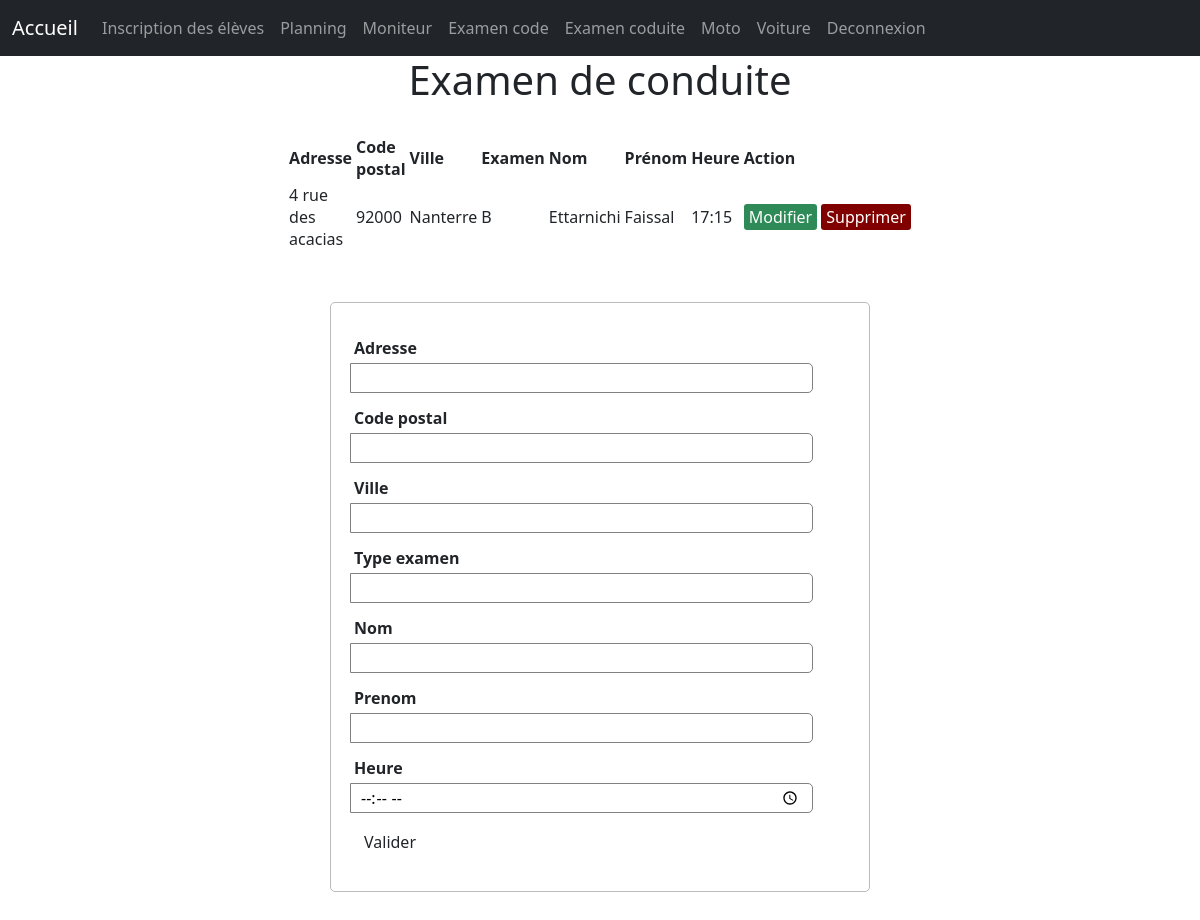
Page /conduite/conduite1.php (signed in) on the committed database.
### tables this page shows
CREATE TABLE IF NOT EXISTS `conduite` (
  `id` int(11) NOT NULL AUTO_INCREMENT,
  `adresse_con` varchar(50) NOT NULL,
  `code_postal_con` varchar(50) NOT NULL,
  `ville_con` varchar(50) NOT NULL,
  `type_examen_con` varchar(50) NOT NULL,
  `nom_candidat_con` varchar(50) NOT NULL,
  `prenom_candidat_con` varchar(50) NOT NULL,
  `heure_con` varchar(20) NOT NULL,
  PRIMARY KEY (`id`)
);

### conduite/server6.php (called while the page is built, shortened)
<?php
		$adresse_con = "";
		$code_postal_con = "";
		$ville_con = "";
        $type_examen_con = "";
        $nom_candidat_con = "";
        $prenom_candidat_con = "";
        $heure_con = "";
		$id = 0;
		$edit_state = false;
		$pdo = new PDO("mysql:dbname=inscription_candidat;host=localhost","root","");
$results = $pdo->query( "SELECT * FROM conduite");
?>

### conduite/conduite1.php (the view, shortened to what this page needs)
<?php include('server6.php');
?>
<html>
<head>
	<link rel="stylesheet" type="text/css" href="style6.css">
	<link href="https://cdn.jsdelivr.net/npm/bootstrap@5.0.0-beta3/dist/css/bootstrap.min.css" rel="stylesheet">
</head>
<body >
    <nav class="navbar navbar-expand-lg navbar-dark bg-dark">
        <div class="container-fluid">
          <a class="navbar-brand" href="../accueil.php">Accueil</a>
          <div class="collapse navbar-collapse" id="navbarNav">
            <ul class="navbar-nav">
              <li class="nav-item">
                <a class="nav-link " href="../eleve/eleve1.php">Inscription des élèves </a>
              </li>
              <li class="nav-item">
                <a class="nav-link" href="../planning/planning1.php">Planning </a>
              </li>
              <li class="nav-item">
                <a class="nav-link" href="../moniteur/index1.php">Moniteur</a>
              </li>
              <li class="nav-item">
                <a class="nav-link" href="../code/code1.php">Examen code</a>
              </li>
              <li class="nav-item">
                <a class="nav-link" href="../conduite/conduite1.php">Examen coduite </a>
              </li>
              <li class="nav-item">
                <a class="nav-link" href="../moto/moto1.php">Moto</a>
              </li>
              <li class="nav-item">
                <a class="nav-link" href="../voiture/voiture1.php">Voiture</a>
              </li>
              <li class="nav-item">
                <a class="nav-link" href="../logout.php">Deconnexion</a>
              </li>
            </ul>
          </div>
        </div>
      </nav>
<center> <strong><h1> Examen de conduite </h1></srong> </center>
<table>
	<thead>
		<tr>
			<th>Adresse</th>
			<th>Code postal</th>
			<th>Ville</th>
			<th>Examen</th>
            <th>Nom</th>
            <th>Prénom</th>
            <th>Heure</th>
			<th colspan="7">Action</th>
		</tr>
	</thead>
	<tbody>
	<?php while ($row = $results->fetch()) { ?>
	<tr>
	<td><?php echo $row['adresse_con']; ?> </td>
	<td><?php echo $row['code_postal_con']; ?> </td>
	<td><?php echo $row['ville_con']; ?> </td>
	<td><?php echo $row['type_examen_con']; ?> </td>
    <td><?php echo $row['nom_candidat_con']; ?> </td>
    <td><?php echo $row['prenom_candidat_con']; ?> </td>
    <td><?php echo $row['heure_con']; ?> </td>
	<td>
	    <a class="edit_btn" href="conduite1.php?edit=<?php echo $row['id']; ?>">Modifier</a>
	</td>
	<td>
	<a  class="del_btn" href="server6.php?del=<?php echo $row['id']; ?>">Supprimer</a>
	</td>
	</tr>
<?php } ?>
</tbody>
</table>
<form method="post" action="server6.php" >
<imput type="hidden" name="id" value="<?php echo $id; ?>">
		<div class="input-group">
			<label>Adresse </label>
			<input type="text" required="required" name="adresse_con" value="<?php echo $adresse_con; ?>">
		</div>
		<div class="input-group">
			<label>Code postal</label>
			<input type="text" required="required" name="code_postal_con" value="<?php echo $code_postal_con; ?>">
		</div>
		<div class="input-group">
			<label>Ville</label>
			<input type="text" required="required" name="ville_con" value="<?php echo $ville_con; ?>">
		</div>
<div class="input-group">
			<label>Type examen</label>
			<input type="text" required="required" name="type_examen_con" value="<?php echo $type_examen_con; ?>">
		</div>
        <div class="input-group">
			<label>Nom</label>
			<input type="text" required="required" name="nom_candidat_con" value="<?php echo $nom_candidat_con; ?>">
		</div>
        <div class="input-group">
			<label>Prenom</label>
			<input type="text"required="required"  name="prenom_candidat_con" value="<?php echo $prenom_candidat_con; ?>">
		</div>
        <div class="input-group">
			<label>Heure</label>
			<input type="time" required="required" name="heure_con" value="<?php echo $heure_con; ?>">
		</div>
		<div class="input-group">
		<?php if ($edit_state == false): ?>
			<button type="submit" name="save" class="btn"  >Valider</button>
			<?php else: ?>
				<button type="submit" name="update" class="btn">Modifier</button>
				<?php endif ?>
		</div>
	</form>
</body>
</html>

### conduite/style6.css (style rules this page uses)
body { font-size: 19px; }
table { width: 50%; margin: 30px auto; border-collapse: collapse; text-align: left; }
tr { border-bottom: 1px solid #cbcbcb; }
th, td { border: none; height: 30px; padding: 2px; }
form { width: 45%; margin: 50px auto; text-align: left; padding: 20px; border: 1px solid #bbbbbb; border-radius: 5px; }
.input-group { margin: 10px 0px 10px 0px; }
.input-group label { display: block; text-align: left; margin: 3px; }
.input-group input { height: 30px; width: 93%; padding: 5px 10px; font-size: 16px; border-radius: 5px; border: 1px solid gray; }
.btn { padding: 10px; font-size: 15px; color: white; background: #5F9EA0; border: none; border-radius: 5px; }
.edit_btn { text-decoration: none; padding: 2px 5px; background: #2E8B57; color: white; border-radius: 3px; }
.del_btn { text-decoration: none; padding: 2px 5px; color: white; border-radius: 3px; background: #800000; }

### rows in the picture
conduite: adresse_con "4 rue des acacias", code_postal_con "92000", ville_con "Nanterre", type_examen_con "B", nom_candidat_con "Ettarnichi", prenom_candidat_con "Faissal", heure_con "17:15"
